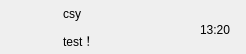
<?xml version="1.0" encoding="UTF-8"?>
<ui version="4.0">
 <class>Chat_User_DisplayClass</class>
 <widget class="QWidget" name="Chat_User_DisplayClass">
  <property name="geometry">
   <rect>
    <x>0</x>
    <y>0</y>
    <width>246</width>
    <height>54</height>
   </rect>
  </property>
  <property name="sizePolicy">
   <sizepolicy hsizetype="Preferred" vsizetype="Fixed">
    <horstretch>0</horstretch>
    <verstretch>0</verstretch>
   </sizepolicy>
  </property>
  <property name="minimumSize">
   <size>
    <width>0</width>
    <height>50</height>
   </size>
  </property>
  <property name="maximumSize">
   <size>
    <width>16777215</width>
    <height>54</height>
   </size>
  </property>
  <property name="baseSize">
   <size>
    <width>0</width>
    <height>0</height>
   </size>
  </property>
  <property name="windowTitle">
   <string>Chat_User_Display</string>
  </property>
  <layout class="QHBoxLayout" name="horizontalLayout">
   <property name="spacing">
    <number>5</number>
   </property>
   <property name="leftMargin">
    <number>6</number>
   </property>
   <property name="topMargin">
    <number>2</number>
   </property>
   <property name="rightMargin">
    <number>6</number>
   </property>
   <property name="bottomMargin">
    <number>2</number>
   </property>
   <item>
    <widget class="QWidget" name="icon_widget" native="true">
     <property name="minimumSize">
      <size>
       <width>50</width>
       <height>50</height>
      </size>
     </property>
     <property name="maximumSize">
      <size>
       <width>50</width>
       <height>50</height>
      </size>
     </property>
     <layout class="QHBoxLayout" name="horizontalLayout_2">
      <property name="spacing">
       <number>0</number>
      </property>
      <property name="leftMargin">
       <number>0</number>
      </property>
      <property name="topMargin">
       <number>0</number>
      </property>
      <property name="rightMargin">
       <number>0</number>
      </property>
      <property name="bottomMargin">
       <number>0</number>
      </property>
      <item>
       <widget class="QLabel" name="user_icon_lb">
        <property name="minimumSize">
         <size>
          <width>45</width>
          <height>45</height>
         </size>
        </property>
        <property name="maximumSize">
         <size>
          <width>45</width>
          <height>45</height>
         </size>
        </property>
        <property name="text">
         <string/>
        </property>
       </widget>
      </item>
     </layout>
    </widget>
   </item>
   <item>
    <widget class="QWidget" name="user_info_widget" native="true">
     <layout class="QVBoxLayout" name="verticalLayout">
      <property name="spacing">
       <number>7</number>
      </property>
      <property name="leftMargin">
       <number>2</number>
      </property>
      <property name="topMargin">
       <number>2</number>
      </property>
      <property name="rightMargin">
       <number>2</number>
      </property>
      <property name="bottomMargin">
       <number>2</number>
      </property>
      <item>
       <widget class="QLabel" name="user_name_lb">
        <property name="text">
         <string>csy</string>
        </property>
       </widget>
      </item>
      <item>
       <widget class="QLabel" name="message_lb">
        <property name="text">
         <string>test！</string>
        </property>
       </widget>
      </item>
     </layout>
    </widget>
   </item>
   <item>
    <widget class="QWidget" name="time_widget" native="true">
     <property name="minimumSize">
      <size>
       <width>50</width>
       <height>50</height>
      </size>
     </property>
     <property name="maximumSize">
      <size>
       <width>50</width>
       <height>50</height>
      </size>
     </property>
     <widget class="QLabel" name="time_lb">
      <property name="geometry">
       <rect>
        <x>10</x>
        <y>20</y>
        <width>54</width>
        <height>16</height>
       </rect>
      </property>
      <property name="text">
       <string>13:20</string>
      </property>
     </widget>
    </widget>
   </item>
  </layout>
 </widget>
 <layoutdefault spacing="6" margin="11"/>
 <resources/>
 <connections/>
</ui>
